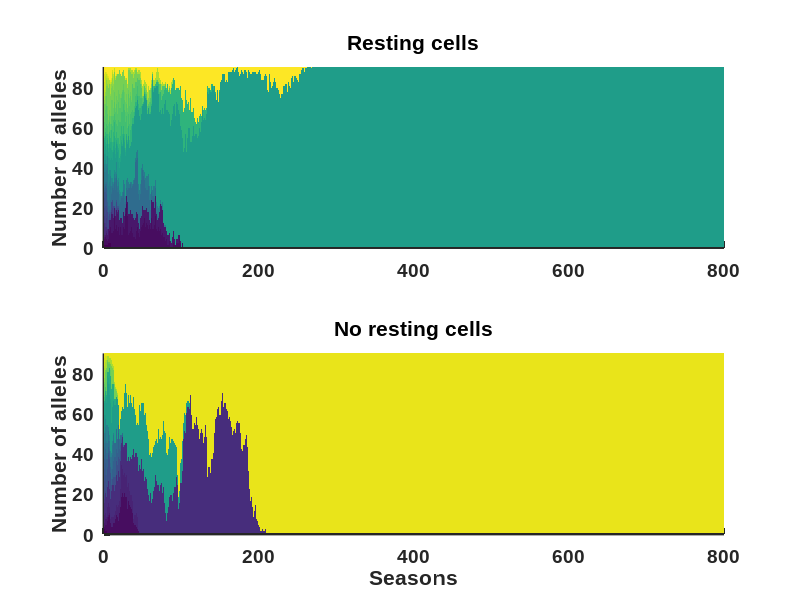

MATLAB code to generate this figure:
clear all
close all
clc

% Parameters and start values
seasons = 800; % number of seasons
startsize = 90;% number of allels starting the two different strategies
percentsediment = 0.25; % percent allels picked from the sediment
startfrombloom = floor(startsize*(1-percentsediment)); % number of allels starting from last years bloom
startfromsediment = ceil(startsize*percentsediment); % number of alleles starting from the sediment
numberofalleles = 30;
alleles = [1:numberofalleles]; % possible alleles
k = 0.3; % rate of decay in the exponetial curve from which the sediment alleles are drawn
history = 20; % the number of seasons back in time from which alleles can be regenerated
for i = 1:history
   sediment(i,:) = randsample(alleles,startsize,true); % building up a starting sediment
end
pop1 = randsample(alleles,startsize,true); % starting population with resting stages
pop2 = randsample(alleles,startsize,true); % starting population without resting stages

% Predefinitions
endbloomplot1 = zeros(startsize,seasons);
endbloomplot2 = zeros(startsize,seasons);
sedimenttobloom = zeros(1,startfromsediment);

% Calculations
    for strategi = 1:2; % tests two life history strategies (forming and not forming resting cells)
        for t = 1:seasons % number of seasons with one bloom in each
            if strategi==1 % forming resting cells
                
                % save bloom
                endbloom1 = pop1;
                endbloomplot1(:,t) = sort(endbloom1);
                
                % make sediment
                sediment = [pop1;sediment];
                sediment = sediment(1:history,:); % keep only the needed depth
                
                % set pop to zero
                pop1 = zeros(1,startsize);
                
                % add allels from the privious bloom to the next bloom
                pop1 = randsample(endbloom1,startfrombloom,true);
                
                % add allels from the sediment to the next bloom
                column = randi([1 startsize],1,startfromsediment); % picks columns
                row = floor(-1/k*log(exp(-k*1)+rand(1,startfromsediment)*(exp(-k*(history+1))-exp(-k*1)))); % picks rows with an exponentiallly decreasing function, from this page http://www.mathworks.com/matlabcentral/newsreader/view_thread/292852
                
                for i = 1:startfromsediment % picks alleles from sediment according to positions generated above
                    sedimenttobloom1(i) = sediment(row(i),column(i));
                end
                
                pop1(startfrombloom+1:startsize) = sedimenttobloom1; % adds allels to pop
                
            else  % startegi 2, not forming resting cells
                
                % save bloom
                endbloom2 = pop2;
                endbloomplot2(:,t) = sort(endbloom2);
                                
                % set pop to zero
                pop2 = zeros(1,startsize);
                
                % add allels from the privious bloom to the next bloom
                pop2 = randsample(endbloom2,startsize,true);
                
            end
        end
    end

figure(1)
subplot(2,1,1)
set(gcf,'Color','w')
set(gca,'linewidth',2.0,'fontsize',14,'fontname','arial','fontweight','bold','color','w')
hold on
axis([0 800,0 90])
imagesc(endbloomplot1)
title('Resting cells')
ylabel('Number of alleles')
subplot(2,1,2)
set(gcf,'Color','w')
set(gca,'linewidth',2.0,'fontsize',14,'fontname','arial','fontweight','bold','color','w')
hold on
axis([0 800,0 90])
imagesc(endbloomplot2)
title('No resting cells')
xlabel('Seasons')
ylabel('Number of alleles')
